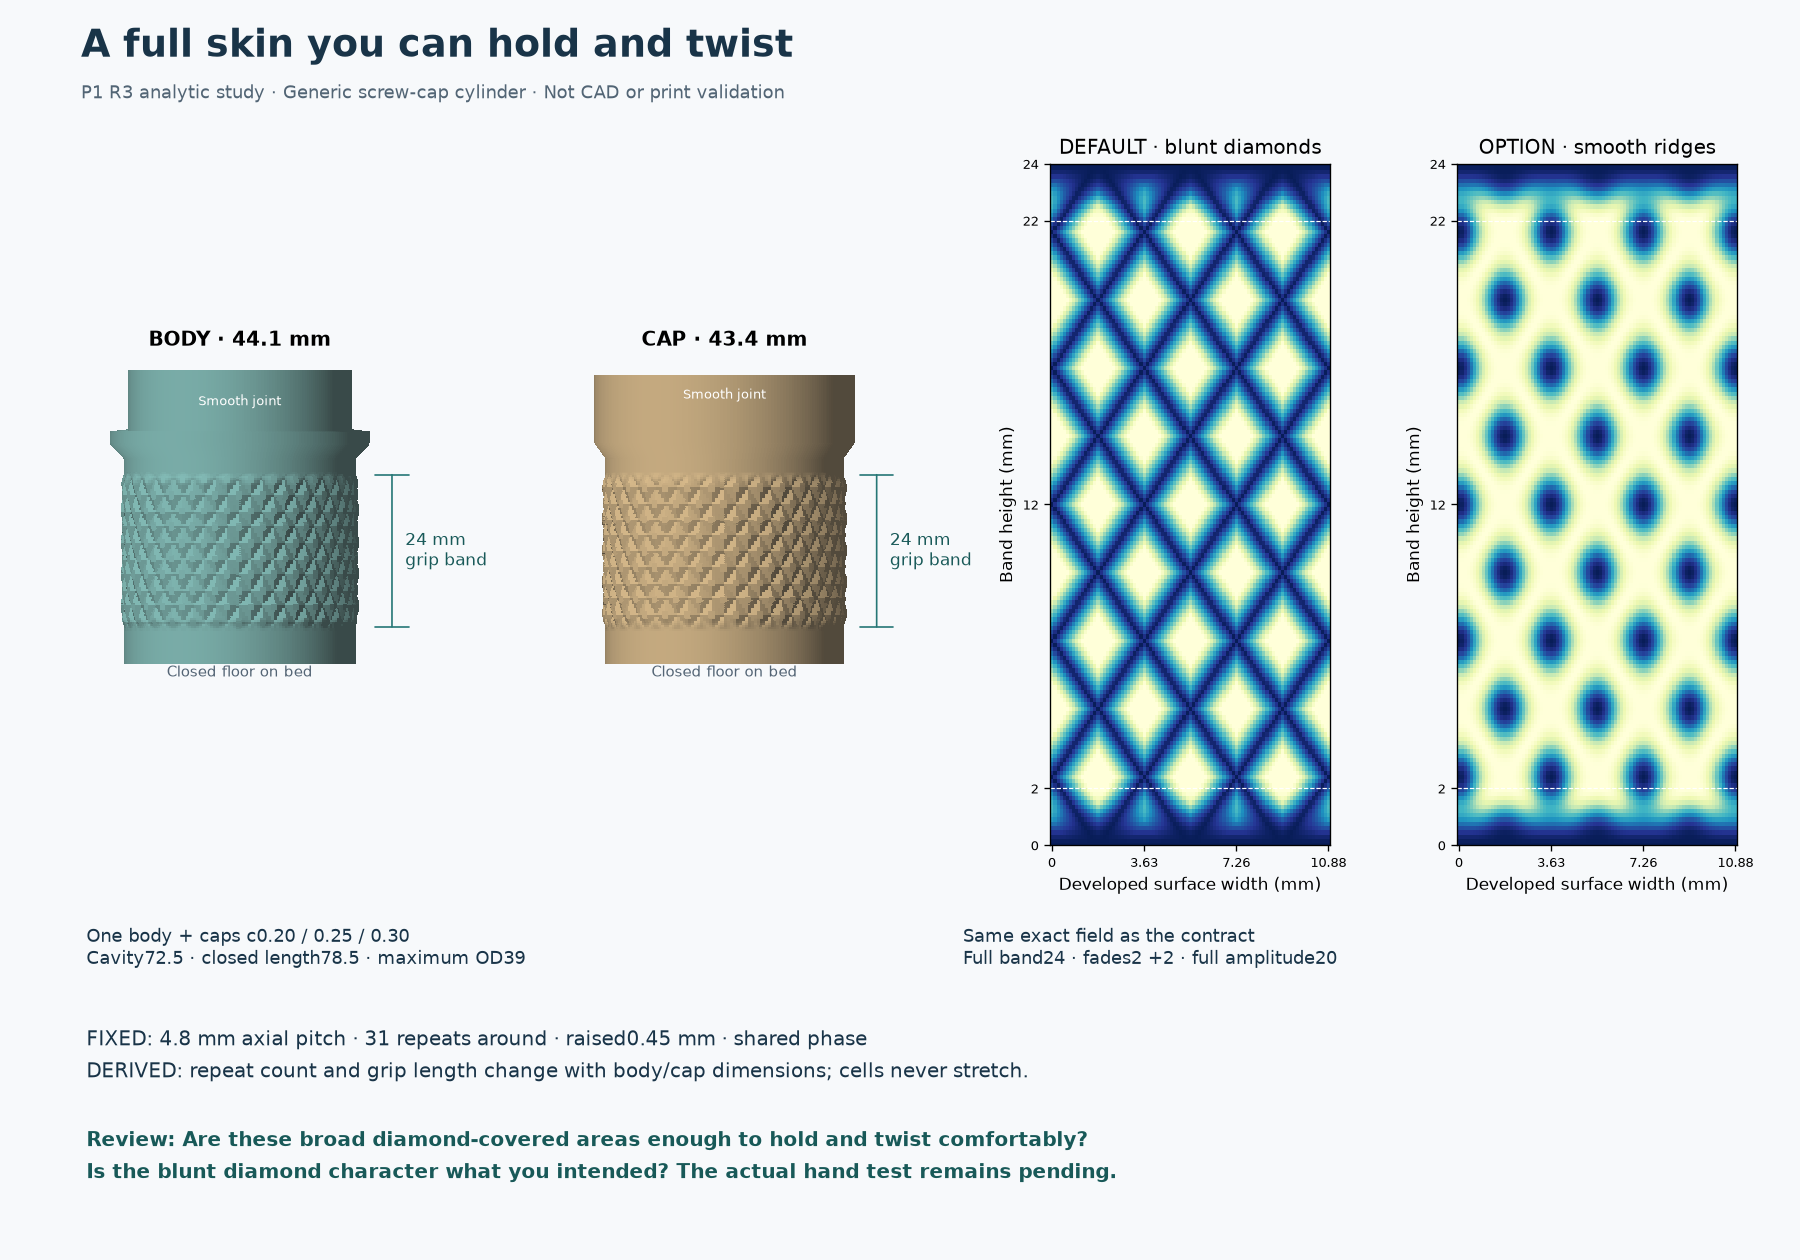

This figure's Python source:
"""Analytic design study only; no CAD or manufacturing claims.

Run from repository root: uv run python projects/laifen-wave-case/preview/p1-r3-skin-study.py
"""
from pathlib import Path
import json
import math
import numpy as np
import matplotlib
matplotlib.use("Agg")
import matplotlib.pyplot as plt
from matplotlib.collections import PolyCollection

OUT = Path(__file__).resolve().parent
N, PZ, H, A, FADE = 31, 4.8, .45, .18, 2.
plt.rcParams.update({"font.family": "DejaVu Sans", "svg.fonttype": "none", "font.size": 10})


def wave(t):
    return t - np.floor(t + .5)


def skin(theta, z, lo, hi, style="diamond"):
    u, v = N * theta / (2 * np.pi), z / PZ
    if style == "diamond":
        m = np.maximum(np.abs(wave(u + v)), np.abs(wave(u - v)))
        field = np.clip((.5 - m) / (.5 - A), 0, 1)
    else:
        field = 1 - np.sin(np.pi * (u + v)) ** 2 * np.sin(np.pi * (u - v)) ** 2
    d = np.minimum(z - lo, hi - z)
    envelope = np.where(d <= 0, 0, np.where(d >= FADE, 1, .5 * (1 - np.cos(np.pi * np.clip(d, 0, FADE) / FADE))))
    return H * envelope * field


def silhouette(ax, role):
    cap = role == "cap"
    height = 43.4 if cap else 44.1
    lo, hi = (14.4, 38.4) if cap else (-30.1, -6.1)
    radius = 17.9 if cap else 17.4
    y = np.unique(np.r_[np.linspace(0, height, 141),5,7,27,29])
    th = np.linspace(-np.pi / 2, np.pi / 2, 125)
    def projected(t, yy):
        zz = 43.4-yy if cap else yy-35.1
        if cap:
            rr = 19.5 if zz <= 10.2 else 19.5-(zz-10.2)*1.6/2.2 if zz < 12.4 else radius
        else:
            rr = 16.8 if zz >= 0 else 19.5 if zz >= -2 else 17.4+(zz+4.1) if zz >= -4.1 else radius
        return ((rr+skin(t,zz,lo,hi))*np.sin(t), yy)
    polygons, colors = [], []
    for j in range(len(y)-1):
        ym = (y[j]+y[j+1])/2
        z = 43.4-ym if cap else ym-35.1
        if cap:
            r0 = 19.5 if z <= 10.2 else 19.5-(z-10.2)*1.6/2.2 if z < 12.4 else radius
        else:
            r0 = 16.8 if z >= 0 else 19.5 if z >= -2 else 17.4+(z+4.1) if z >= -4.1 else radius
        for i in range(len(th)-1):
            tm=(th[i]+th[i+1])/2
            dz=1e-4
            dr=skin(tm,z,lo,hi)
            rz=(skin(tm,z+dz,lo,hi)-skin(tm,z-dz,lo,hi))/(2*dz)
            rt=(skin(tm+dz,z,lo,hi)-skin(tm-dz,z,lo,hi))/(2*dz)
            # Lambert shade from analytic derivatives, not an ornamental bitmap.
            normal=np.array([np.sin(tm)-rt/(r0+dr)*np.cos(tm), np.cos(tm)+rt/(r0+dr)*np.sin(tm), -rz*(-1 if cap else 1)])
            normal/=np.linalg.norm(normal)
            light=np.array([-.45,.72,.53]); light/=np.linalg.norm(light)
            tone=.29+.68*max(0,float(normal@light))
            base=np.array([.77,.65,.46]) if cap else np.array([.43,.66,.64])
            colors.append(np.clip(base*tone+.10,0,1))
            polygons.append([projected(t,yy) for t,yy in [(th[i],y[j]),(th[i+1],y[j]),(th[i+1],y[j+1]),(th[i],y[j+1])]])
    ax.add_collection(PolyCollection(polygons, facecolors=colors, edgecolors="face", linewidths=.1, antialiaseds=False, rasterized=False))
    ax.set(xlim=(-24,30),ylim=(-3,51),aspect="equal")
    ax.axis("off")
    bottom, top = (5,29) if cap else (5,29)
    ax.annotate("",(23,top),(23,bottom),arrowprops={"arrowstyle":"|-|","color":"#267776"})
    ax.text(25,(bottom+top)/2,"24 mm\ngrip band",va="center",fontsize=10,color="#185958")
    ax.text(0,48,"CAP · 43.4 mm" if cap else "BODY · 44.1 mm",ha="center",weight="bold",fontsize=12)
    ax.text(0,-2,"Closed floor on bed",ha="center",fontsize=9,color="#546575")
    ax.text(0,40 if cap else 39,"Smooth joint",ha="center",fontsize=8,color="#ffffff")


def unrolled(ax, style, title):
    x=np.linspace(0,3*2*np.pi*17.9/N,91)
    z=np.linspace(14.4,38.4,161)
    xx,zz=np.meshgrid(x,z)
    theta=xx/17.9
    f=skin(theta,zz,14.4,38.4,style)
    ax.pcolormesh(xx,zz-14.4,f,cmap="YlGnBu_r",vmin=0,vmax=H,shading="auto",rasterized=False)
    ax.axhline(2,color="white",ls="--",lw=.7)
    ax.axhline(22,color="white",ls="--",lw=.7)
    ax.set(title=title,xlabel="Developed surface width (mm)",ylabel="Band height (mm)",ylim=(0,24))
    ax.set_xticks([0,3.628,7.256,10.884]);ax.set_xticklabels(["0","3.63","7.26","10.88"])
    ax.set_yticks([0,2,12,22,24]);ax.tick_params(labelsize=8)


def main():
    fig=plt.figure(figsize=(15,10.5),facecolor="#f7f9fb")
    fig.text(.045,.955,"A full skin you can hold and twist",fontsize=23,weight="bold",color="#193448")
    fig.text(.045,.922,"P1 R3 analytic study · Generic screw-cap cylinder · Not CAD or print validation",fontsize=11,color="#526575")
    gs=fig.add_gridspec(2,4,left=.045,right=.965,bottom=.18,top=.87,height_ratios=[1,.16],width_ratios=[1.15,1.15,.9,.9],wspace=.40)
    silhouette(fig.add_subplot(gs[0,0]),"body")
    silhouette(fig.add_subplot(gs[0,1]),"cap")
    unrolled(fig.add_subplot(gs[0,2]),"diamond","DEFAULT · blunt diamonds")
    unrolled(fig.add_subplot(gs[0,3]),"smooth","OPTION · smooth ridges")
    fig.text(.048,.235,"One body + caps c0.20 / 0.25 / 0.30\nCavity72.5 · closed length78.5 · maximum OD39",fontsize=11,color="#193448")
    fig.text(.535,.235,"Same exact field as the contract\nFull band24 · fades2 +2 · full amplitude20",fontsize=11,color="#193448")
    fig.text(.048,.145,"FIXED: 4.8 mm axial pitch · 31 repeats around · raised0.45 mm · shared phase\nDERIVED: repeat count and grip length change with body/cap dimensions; cells never stretch.",fontsize=12,color="#193448",linespacing=1.6)
    fig.text(.048,.065,"Review: Are these broad diamond-covered areas enough to hold and twist comfortably?\nIs the blunt diamond character what you intended? The actual hand test remains pending.",fontsize=12,weight="bold",color="#185958",linespacing=1.6)
    fig.savefig(OUT/"p1-r3-skin-study.svg")
    fig.savefig(OUT/"p1-r3-skin-study.png",dpi=120)
    values={}
    for name,radius in [("body",17.4),("cap",17.9)]:
        p=2*math.pi*radius/N
        values[name]={"arc_pitch":p,"plateau_min_width":2*A*p*PZ/math.sqrt(p*p+PZ*PZ)}
    bound=H*(1/(PZ*(.5-A))+math.pi/(2*FADE))
    values.update({"diamond_slope_bound":bound,"diamond_angle_degrees":math.degrees(math.atan(bound)),"smooth_slope_bound":H*(2*math.pi/PZ+math.pi/(2*FADE)),"minimum_cavity":2*24+12.4+4.1+8,"band_periods":24/PZ,"body_band":[-30.1,-6.1],"cap_band":[14.4,38.4]})
    print(json.dumps(values,indent=2))


if __name__=="__main__":
    main()
